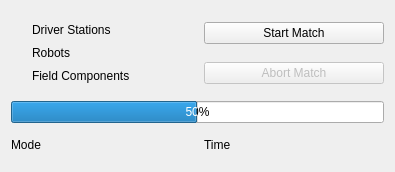
<?xml version="1.0" encoding="UTF-8"?>
<ui version="4.0">
 <class>StatusWindow</class>
 <widget class="QMainWindow" name="StatusWindow">
  <property name="geometry">
   <rect>
    <x>0</x>
    <y>0</y>
    <width>395</width>
    <height>172</height>
   </rect>
  </property>
  <property name="windowTitle">
   <string>Status</string>
  </property>
  <widget class="QWidget" name="centralWidget">
   <layout class="QGridLayout" name="gridLayout_2">
    <item row="0" column="0" rowspan="2">
     <layout class="QGridLayout" name="gridLayout">
      <item row="0" column="0">
       <widget class="ColoredCircleIndicator" name="driverStationsIndicator" native="true">
        <property name="sizePolicy">
         <sizepolicy hsizetype="Fixed" vsizetype="Fixed">
          <horstretch>0</horstretch>
          <verstretch>0</verstretch>
         </sizepolicy>
        </property>
        <property name="minimumSize">
         <size>
          <width>15</width>
          <height>15</height>
         </size>
        </property>
       </widget>
      </item>
      <item row="0" column="1">
       <widget class="QLabel" name="label">
        <property name="text">
         <string>Driver Stations</string>
        </property>
       </widget>
      </item>
      <item row="1" column="0">
       <widget class="ColoredCircleIndicator" name="robotsIndicator" native="true">
        <property name="sizePolicy">
         <sizepolicy hsizetype="Fixed" vsizetype="Fixed">
          <horstretch>0</horstretch>
          <verstretch>0</verstretch>
         </sizepolicy>
        </property>
        <property name="minimumSize">
         <size>
          <width>15</width>
          <height>15</height>
         </size>
        </property>
       </widget>
      </item>
      <item row="1" column="1">
       <widget class="QLabel" name="label_2">
        <property name="text">
         <string>Robots</string>
        </property>
       </widget>
      </item>
      <item row="2" column="0">
       <widget class="ColoredCircleIndicator" name="fieldComponentsIndicator" native="true">
        <property name="sizePolicy">
         <sizepolicy hsizetype="Fixed" vsizetype="Fixed">
          <horstretch>0</horstretch>
          <verstretch>0</verstretch>
         </sizepolicy>
        </property>
        <property name="minimumSize">
         <size>
          <width>15</width>
          <height>15</height>
         </size>
        </property>
       </widget>
      </item>
      <item row="2" column="1">
       <widget class="QLabel" name="label_3">
        <property name="text">
         <string>Field Components</string>
        </property>
       </widget>
      </item>
     </layout>
    </item>
    <item row="0" column="2">
     <widget class="QPushButton" name="startMatchButton">
      <property name="sizePolicy">
       <sizepolicy hsizetype="Minimum" vsizetype="Fixed">
        <horstretch>0</horstretch>
        <verstretch>0</verstretch>
       </sizepolicy>
      </property>
      <property name="text">
       <string>Start Match</string>
      </property>
     </widget>
    </item>
    <item row="1" column="2">
     <widget class="QPushButton" name="abortMatchButton">
      <property name="enabled">
       <bool>false</bool>
      </property>
      <property name="sizePolicy">
       <sizepolicy hsizetype="Minimum" vsizetype="Fixed">
        <horstretch>0</horstretch>
        <verstretch>0</verstretch>
       </sizepolicy>
      </property>
      <property name="text">
       <string>Abort Match</string>
      </property>
     </widget>
    </item>
    <item row="2" column="0" colspan="3">
     <widget class="QProgressBar" name="matchProgressBar">
      <property name="value">
       <number>50</number>
      </property>
     </widget>
    </item>
    <item row="4" column="0">
     <widget class="QLabel" name="modeLabel">
      <property name="sizePolicy">
       <sizepolicy hsizetype="MinimumExpanding" vsizetype="Fixed">
        <horstretch>0</horstretch>
        <verstretch>0</verstretch>
       </sizepolicy>
      </property>
      <property name="minimumSize">
       <size>
        <width>100</width>
        <height>0</height>
       </size>
      </property>
      <property name="text">
       <string>Mode</string>
      </property>
     </widget>
    </item>
    <item row="4" column="2">
     <widget class="QLabel" name="timeLabel">
      <property name="sizePolicy">
       <sizepolicy hsizetype="MinimumExpanding" vsizetype="Fixed">
        <horstretch>0</horstretch>
        <verstretch>0</verstretch>
       </sizepolicy>
      </property>
      <property name="minimumSize">
       <size>
        <width>100</width>
        <height>0</height>
       </size>
      </property>
      <property name="text">
       <string>Time</string>
      </property>
     </widget>
    </item>
   </layout>
  </widget>
  <widget class="QMenuBar" name="menuBar">
   <property name="geometry">
    <rect>
     <x>0</x>
     <y>0</y>
     <width>395</width>
     <height>22</height>
    </rect>
   </property>
  </widget>
 </widget>
 <layoutdefault spacing="6" margin="11"/>
 <customwidgets>
  <customwidget>
   <class>ColoredCircleIndicator</class>
   <extends>QWidget</extends>
   <header>widgets/coloredcircleindicator.h</header>
   <container>1</container>
  </customwidget>
 </customwidgets>
 <resources/>
 <connections/>
</ui>
